Frame 1 (no input): blank canvas, image omitted
Frame 60 (the mouse pressed at the canvas centre just before this capture): blank canvas, image omitted
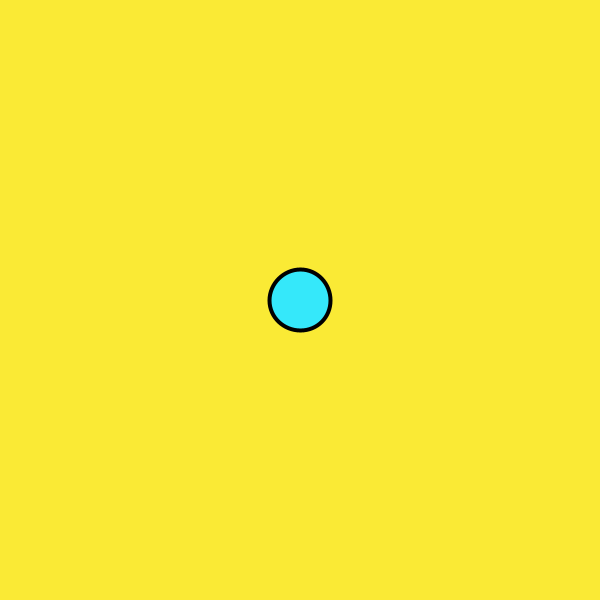
Frame 120 (the mouse held since frame 60 and released just before this capture)

The Processing sketch whose frames 1 and 60 were blank and that drew this single picture after the mouse press (run headless with seeded random() and noise(); from frame 60 on, the mouse is pressed at the canvas centre):

// Processing sketch: BubbleExample
// ── BubbleExample.pde

// Declare reference to a bubble
Bubble bubble;

// Setup method
void setup() {
  // Size the sketch
  size(600, 600);
  // Ensure that bubble is null
  bubble = null;
}

// Draw method
void draw() { 
  // Yellow background
  background(#FAEA35);
  // Do think with the bubble if there is one
  if (bubble!=null) {
    // Draw the bubble
    bubble.draw();
    // Shrink the bubble
    bubble.shrink();
    // Detect if the bubble is gone
    if (bubble.bubbleWidth<0 || bubble.bubbleHeight<0)
     bubble=null;
  }
}

// Mouse click method
void mousePressed() {
  // Create a single bubble
  //bubble = new SquashingBubble();
  bubble = new Bubble();
  bubble.x = mouseX;
  bubble.y = mouseY;
}


// ── Bubble.pde
class Bubble {

  // Position of the bubble
  public float x=0, y=0;

  // Size of the bubble
  public float bubbleWidth=width/5, bubbleHeight=width/5;

  // Colours of the bubble
  public color strokeColour=#000000, fillColour=#35E8FA;

  // Strokeweight for the outline of the bubble
  public int strokeWeight=4;

  // Draw method
  public void draw() {
    fill(fillColour);
    stroke(strokeColour);
    strokeWeight(strokeWeight);
    ellipse(x, y, bubbleWidth, bubbleHeight);
  }

  // Shrink method
  public void shrink() {
    bubbleWidth--;
    bubbleHeight--;
  }
}


// ── SquashingBubble.pde
class SquashingBubble extends Bubble {
 
   // Overridden shrink method that only contracts the bubble's height
   public void shrink(){
      bubbleHeight--; 
   }
   
  
  
}
